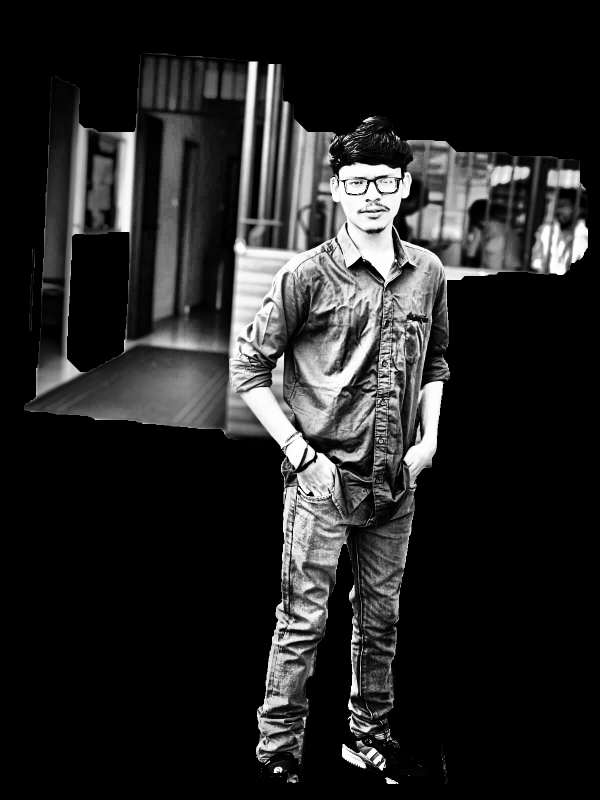
#> input picture source-prepped.png, 1200 x 1600 px (shown at 1/2 size)
$ python make_ascii_svg.py
#> lines starting #> are read from the running program, lines starting #| are printed output that depends on the picture
#!/usr/bin/env python3
"""
make_ascii_svg.py — Renders source-prepped.png as a terminal-styled ASCII
portrait with a sequential "typing" boot animation.

Math:
  * Every sRGB channel is linearized exactly (IEC 61966-2-1 EOTF):
        c_lin = c / 12.92                       for c <= 0.04045
        c_lin = ((c + 0.055) / 1.055) ** 2.4    otherwise
  * ITU-R BT.709 relative luminance is computed on the linear channels:
        Y = 0.2126 * R + 0.7152 * G + 0.0722 * B
  * Y in [0, 1] is mapped onto Paul Bourke's ASCII density ramp as
    phosphor on a warm dark terminal: shadows map to the lightest glyphs
    (space, showing the card's charcoal background) and brights map to the
    densest glyphs, so the face reads as glowing characters — a high-
    contrast portrait, not a uniform dark block.

Animation:
  * The portrait is one <text xml:space="preserve"> block, one <tspan> per
    raster row.  Each row fades in on a per-line animation-delay — a pure
    CSS @keyframes boot sequence (no SMIL, no JS), so GitHub's Camo proxy
    keeps it intact.  A block cursor blinks in after the last row.

Output:
    avi-ascii.svg  (width: 490px — same width as info-card.svg so the two
    cards are a perfectly mirror-aligned pair at equal scale)
"""

import argparse
import os
import sys
from xml.sax.saxutils import escape

import numpy as np
from PIL import Image

ROOT = os.path.dirname(os.path.dirname(os.path.abspath(__file__)))
SRC_PATH = os.path.join(ROOT, "source-prepped.png")
OUT_PATH = os.path.join(ROOT, "avi-ascii.svg")

DEFAULT_USER = "krauzX"

WIDTH = 490.0               # matches info-card.svg — identical scale in a 50/50 pair
TITLE_BAR = 38.0              # terminal chrome bar on top of the card
INSET = 4.0                    # left/right margin of the glyph block
FONT_SIZE = 5.6
CHAR_ASPECT = 0.6              # monospace advance width relative to font-size
LINE_DELAY = 0.035             # seconds between consecutive row reveals
LINE_FADE = 0.10               # per-row fade duration

# Paul Bourke's ASCII density ramp — darkest -> lightest.
RAMP = "$@B%8&WM#*oahkbdpqwmZO0QLCJUYXzcvunxrjft/\\|()1{}[]?-_+~<>i!lI;:,\"^`'. "

MONO_FONT = "ui-monospace, SFMono-Regular, Menlo, Consolas, 'Liberation Mono', monospace"


def main() -> None:
    ap = argparse.ArgumentParser(description="Render the ASCII portrait SVG.")
    ap.add_argument("--user", default=DEFAULT_USER,
                    help=f"GitHub username shown in the title bar (default: {DEFAULT_USER})")
    args = ap.parse_args()

    if not os.path.exists(SRC_PATH):
        sys.exit(f"missing {SRC_PATH} — run scripts/prep_photo.py first")

    image = Image.open(SRC_PATH).convert("RGB")
    img_w, img_h = image.size
#> img_w = 1200; img_h = 1600

    # Grid resolution for the {WIDTH:.0f}px-wide glyph block.
    char_w = FONT_SIZE * CHAR_ASPECT
    cols = max(8, int((WIDTH - 2 * INSET) / char_w))
    rows = max(1, int(cols * (img_h / img_w) * CHAR_ASPECT))
#> rows = 114

    # Downsample, then compute linear-luminance per sampled pixel (vectorized
    # form of the exact EOTF + BT.709 equations above).
    px = np.asarray(image.resize((cols, rows), Image.LANCZOS), dtype=np.float32) / 255.0
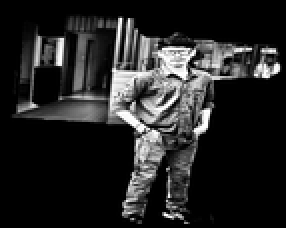
#> px: shape (114, 143, 3) float32 (shown 2 times larger); min 0, max 1, mean 0.145
    lin = np.where(px <= 0.04045, px / 12.92, ((px + 0.055) / 1.055) ** 2.4)
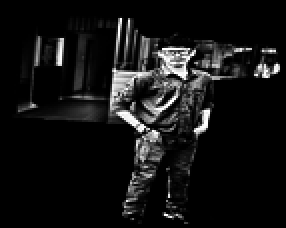
#> lin: shape (114, 143, 3) float32 (shown 2 times larger); min 0, max 1, mean 0.0779
    y = 0.2126 * lin[..., 0] + 0.7152 * lin[..., 1] + 0.0722 * lin[..., 2]

    # Phosphor mapping: black -> space (charcoal shows through), white ->
    # densest glyph (glowing ink).  Combined with the S-curve from
    # prep_photo.py this yields a bright-on-dark high-contrast portrait
    # instead of a uniform block of characters.
    idx = ((1.0 - np.clip(y, 0.0, 1.0)) * (len(RAMP) - 1)).astype(np.int64)
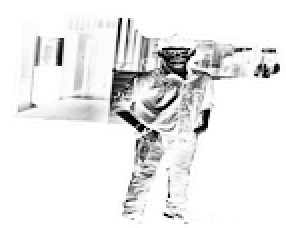
#> idx: shape (114, 143) int64 (shown 2 times larger); min 0, max 69, mean 63.4; drawn with min black and max white
    glyphs = np.array(list(RAMP))[idx]
    lines = ["".join(row) for row in glyphs.tolist()]

    # ------------------------------------------------------------------ SVG
    # Card chrome: 38px title bar on top, then the glyph block with one
    # leading/trailing row of padding so ascenders and the cursor block stay
    # inside the frame in every renderer.
    height = TITLE_BAR + (rows + 2) * FONT_SIZE
#> height = 687.6
    total_delay = (len(lines) - 1) * LINE_DELAY + LINE_FADE
#> total_delay = 4.06
    sweep = (rows + 1) * FONT_SIZE          # caret travel across the glyph block
#> sweep = 644
    boot_time = (rows + 1) * LINE_DELAY + LINE_FADE
#> boot_time = 4.12

    tspans = []
    for i, line in enumerate(lines):
        delay = i * LINE_DELAY
        tspans.append(
            f'    <tspan x="{INSET}" dy="{FONT_SIZE}" '
            f'class="tl" style="animation-delay:{delay:.2f}s">'
            f"{escape(line)}</tspan>"
        )
#> this loop made 114 passes
#> delay on passes 1 to 12: 0, 0.035, 0.07, 0.105, 0.14, 0.175, 0.21, 0.245, 0.28, 0.315, 0.35, 0.385
#> after the loop, tspans = 114 items
    # Blinking terminal cursor, typed in after the boot sequence completes.
    tspans.append(
        f'    <tspan x="{INSET}" dy="{FONT_SIZE}" class="cursor" '
        f'style="animation-delay:{total_delay + 0.15:.2f}s">\u258d</tspan>'
    )

    titlebar = (
        '<rect class="titlebar" x="0" y="0" width="'
        + str(WIDTH) + '" height="' + str(TITLE_BAR) + '" rx="8"/>\n'
        f'  <rect x="0" y="{TITLE_BAR - 8}" width="{WIDTH}" height="8" fill="#3a3a36"/>\n'
        f'  <circle class="tdot" cx="22" cy="{TITLE_BAR / 2}" r="4" fill="#4a4844" style="animation-delay:0s"/>\n'
        f'  <circle class="tdot" cx="34" cy="{TITLE_BAR / 2}" r="4" fill="#5a5852" style="animation-delay:0.25s"/>\n'
        f'  <circle class="tdot" cx="46" cy="{TITLE_BAR / 2}" r="4" fill="#6a6860" style="animation-delay:0.5s"/>\n'
        f'  <text x="{WIDTH / 2}" y="{TITLE_BAR / 2 + 4}" text-anchor="middle" '
        f'font-size="11px" fill="#9c988e" letter-spacing="1" '
        f'font-family="{MONO_FONT}">{escape(args.user)}@dev \u2014 ~/portrait.art</text>'
    )

    svg = f"""<svg xmlns="http://www.w3.org/2000/svg" width="{WIDTH}" height="{height}" viewBox="0 0 {WIDTH} {height}" role="img" aria-label="ASCII portrait of Aryan Raja Pandey">    <style>
    .frame {{ fill: #171716; stroke: #3a3a36; }}
    .titlebar {{ fill: #1e1d1b; }}
    .tdot {{ animation: dotPulse 1.6s ease-in-out infinite; }}
    @keyframes dotPulse {{ 0%, 100% {{ opacity: 0.25; }} 50% {{ opacity: 1; }} }}
    text.art {{
      font-family: {MONO_FONT};
      fill: #f2efe9;
      font-size: {FONT_SIZE}px;
    }}
    .tl {{
      opacity: 0;
      animation: typeLine {LINE_FADE}s steps(1, end) forwards;
    }}
    @keyframes typeLine {{
      from {{ opacity: 0; }}
      to   {{ opacity: 1; }}
    }}
    .cursor {{
      opacity: 0;
      animation: cursorBlink 1.1s steps(1) infinite;
    }}
    @keyframes cursorBlink {{
      0%, 55%  {{ opacity: 1; }}
      56%, 100% {{ opacity: 0; }}
    }}
    .caret {{
      fill: #f2efe9;
      opacity: 0.10;
      animation: caretSweep {boot_time:.2f}s ease-in-out forwards;
      transform-box: fill-box;
      transform-origin: 0 0;
    }}
    @keyframes caretSweep {{
      0%   {{ transform: translateY(0); opacity: 0.09; }}
      85%  {{ opacity: 0.09; }}
      100% {{ transform: translateY({sweep:.1f}px); opacity: 0; }}
    }}
  </style>
  <defs>
    <pattern id="scan" width="4" height="4" patternUnits="userSpaceOnUse">
      <rect width="4" height="1.5" fill="#000000"/>
    </pattern>
    <radialGradient id="vig" cx="50%" cy="46%" r="75%">
      <stop offset="60%" stop-color="#000000" stop-opacity="0"/>
      <stop offset="100%" stop-color="#000000" stop-opacity="0.22"/>
    </radialGradient>
  </defs>
  <rect class="frame" x="0" y="0" width="{WIDTH}" height="{height}" rx="8"/>
{titlebar}
  <g transform="translate(0 {TITLE_BAR})">
  <rect class="caret" x="{INSET}" y="0" width="{WIDTH - 2 * INSET}" height="{FONT_SIZE}" rx="1.5"/>
  <text xml:space="preserve" class="art" x="{INSET}" y="0">
{chr(10).join(tspans)}
  </text>
  </g>
  <rect x="0" y="0" width="{WIDTH}" height="{height}" fill="url(#scan)" opacity="0.07"/>
  <rect x="0" y="0" width="{WIDTH}" height="{height}" fill="url(#vig)"/>
</svg>
"""
    with open(OUT_PATH, "w", encoding="utf-8") as fh:
        fh.write(svg)
    print(f"saved {OUT_PATH} ({cols}x{rows} glyphs, {height:.1f}px tall)")
#| saved avi-ascii.svg (143x114 glyphs, 687.6px tall)


if __name__ == "__main__":
    main()
